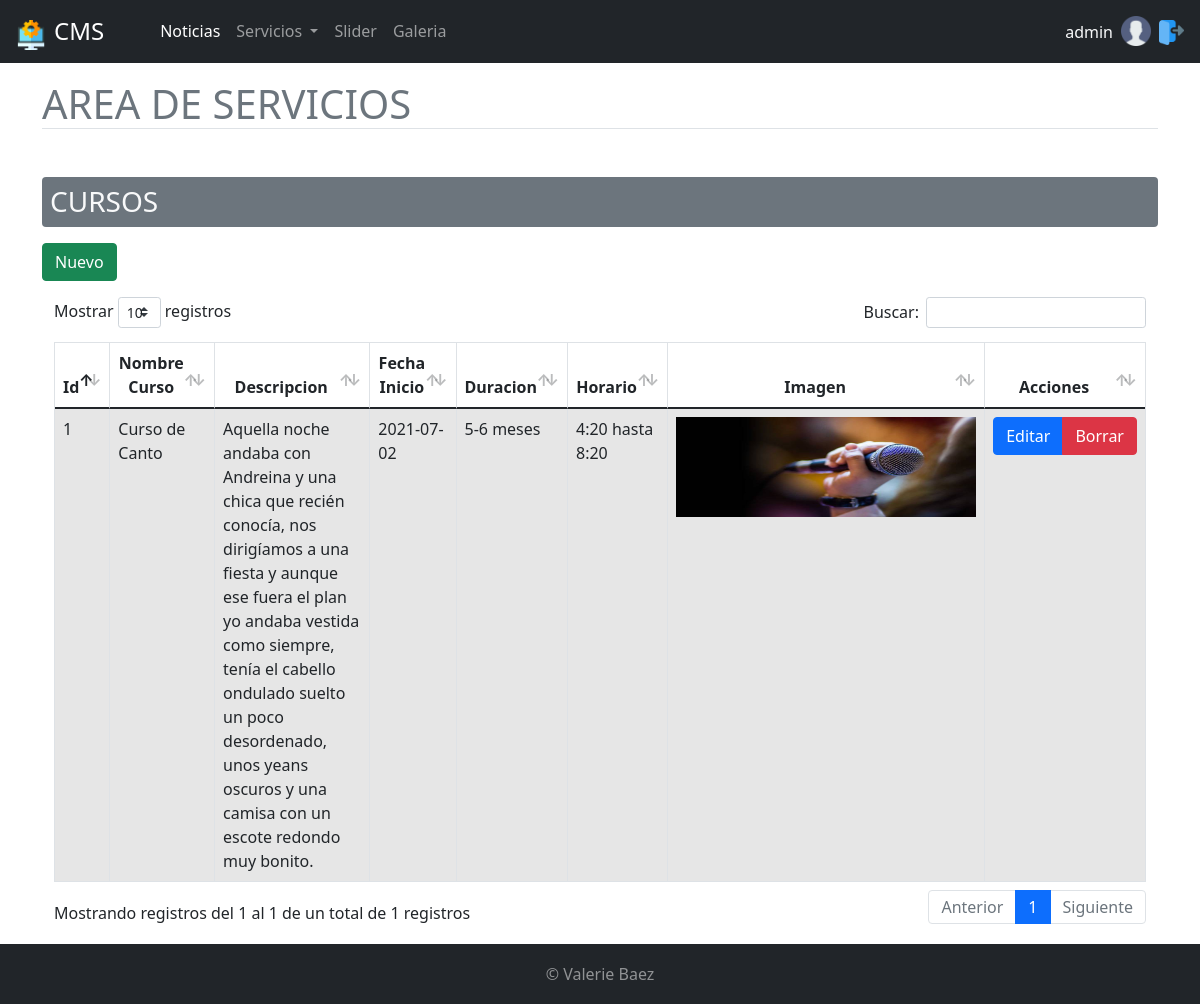
The app's page /CMS/curso.php (signed in) with its own data.
### tables this page shows
CREATE TABLE `curso` (
  `id_curso` int(11) NOT NULL,
  `nombre_cur` varchar(255) NOT NULL,
  `descrip_cur` text NOT NULL,
  `inicio_cur` date NOT NULL,
  `duracion_cur` varchar(255) NOT NULL,
  `horario_cur` varchar(255) NOT NULL,
  `img_cur` varchar(255) NOT NULL
);

### CMS/curso.php (the view, shortened to what this page needs)
<?php
    $objeto = new Conexion();
    $conexion = $objeto->Conectar();
    $consulta = "SELECT id_curso, nombre_cur, descrip_cur, inicio_cur, duracion_cur, horario_cur, img_cur FROM curso";
    $resultado = $conexion->prepare($consulta);
    $resultado->execute();
    $dataCur=$resultado->fetchAll(PDO::FETCH_ASSOC);
?>
<!DOCTYPE html>
<html>
<?php include 'partes/head.php';?>
<body>
    <?php include 'partes/menu-principal.php';?>
    <div class="container">
        <h1 class="border-bottom text-secondary">AREA DE SERVICIOS</h1>
        <h3 class="mt-5 bg-secondary p-2 text-light rounded">CURSOS</h3>
        <button id="btnNuevoCurso" type="button" class="btn btn-success mb-3 mt-2" data-toggle="modal">Nuevo</button>
        <div class="container">
            <div class="row">
                    <div class="col-lg-12">
                        <div class="table-responsive">
                            <table id="tablaCurso" class="table table-striped table-bordered table-condensed" style="width:100%">
                            <thead class="text-center">
                                <tr>
                                    <th>Id</th>
                                    <th>Nombre Curso</th>
                                    <th>Descripcion</th>
                                    <th>Fecha Inicio</th>
                                    <th>Duracion</th>
                                    <th>Horario</th>
                                    <th>Imagen</th>
                                    <th>Acciones</th>
                                </tr>
                            </thead>
                            <tbody>
                                <?php
                                foreach($dataCur as $dat) {
                                ?>
                                <tr>
                                    <td><?php echo $dat['id_curso'] ?></td>
                                    <td><?php echo $dat['nombre_cur'] ?></td>
                                    <td><?php echo $dat['descrip_cur'] ?></td>
                                    <td><?php echo $dat['inicio_cur'] ?></td>
                                    <td><?php echo $dat['duracion_cur'] ?></td>
                                    <td><?php echo $dat['horario_cur'] ?></td>
                                    <td><img  width="300px" height="100px" src="images/<?php echo $dat['img_cur'] ?>">
                                    </td>
                                    <td></td>
                                </tr>
                                <?php
                                    }
                                ?>
                            </tbody>
                        </table>
                        </div>
                    </div>
            </div>
        </div>
    </div>
    <?php include 'partes/footer.php';?>
</body>
</html>

### CMS/css/styles.css (style rules this page uses)
html { position: relative; min-height: 100%; }
body { padding-top: 80px; margin-bottom: 60px; }

### records on screen
curso: id_curso "1", nombre_cur "Curso de Canto", descrip_cur "Aquella noche andaba con Andreina y una chica que recién conocía, nos dirigíamos a una fiesta y aunque ese fuera el plan yo andaba vestida como siempre, tenía el cabello ondulado suelto un poco desordenado, unos yeans oscuros y una camisa con un escote redondo muy bonito.", inicio_cur "2021-07-02", duracion_cur "5-6 meses", horario_cur "4:20 hasta 8:20", img_cur (picture)

### other values on screen
$_SESSION["s_usuario"] "admin"
